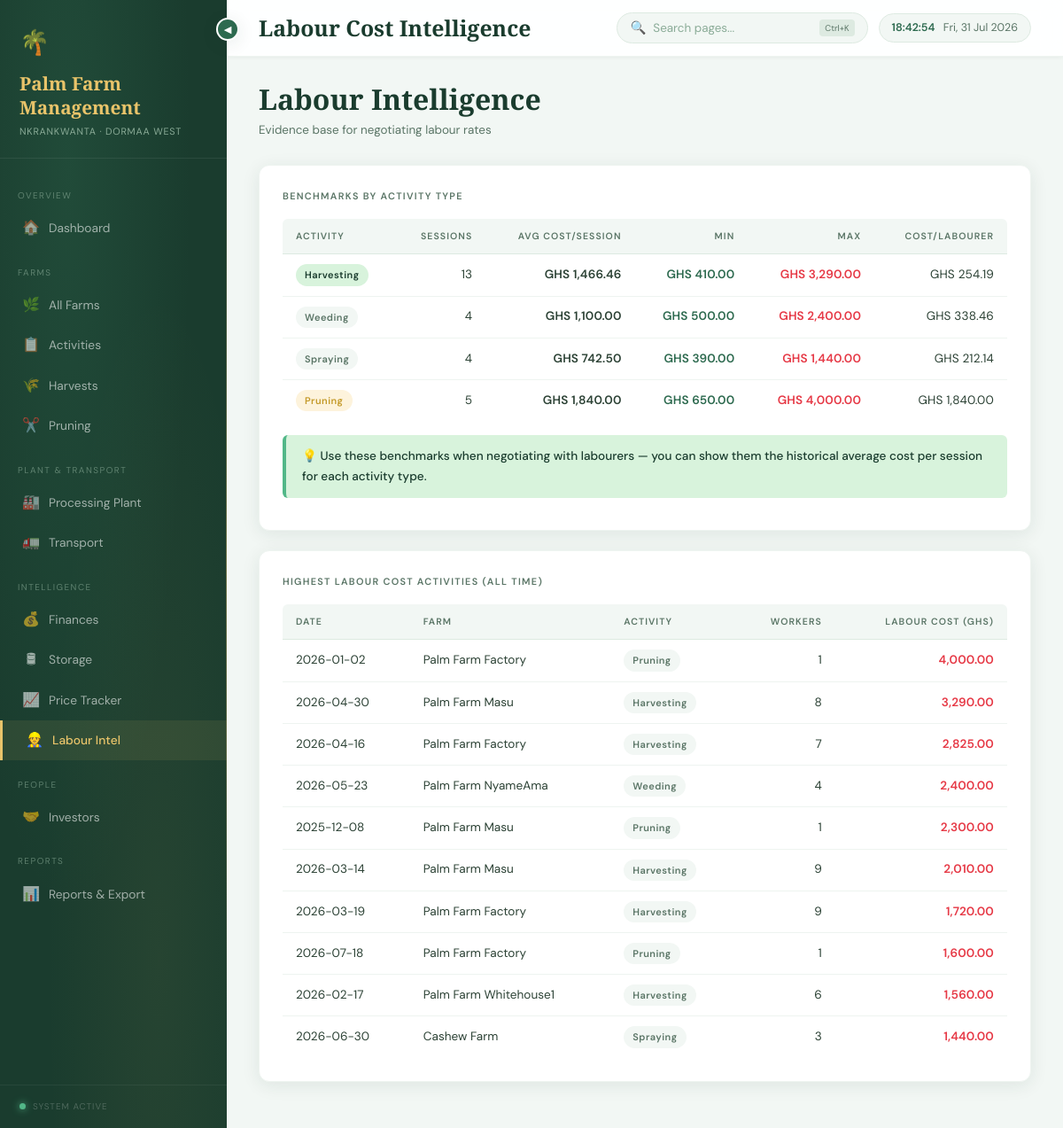
The page /labour/ on the database its author committed.
### tables this page shows
CREATE TABLE activities (
    id              INTEGER PRIMARY KEY AUTOINCREMENT,
    farm_id         INTEGER REFERENCES farms(id) ON DELETE CASCADE,
    date            DATE NOT NULL,
    activity_type   TEXT CHECK(activity_type IN (
                        'Harvesting','Weeding','Fertilising','Spraying',
                        'Pruning','Planting','Maintenance','Other'
                    )),
    description     TEXT,
    num_labourers   INTEGER DEFAULT 0,
    labour_cost     REAL DEFAULT 0,
    materials_used  TEXT,
    materials_cost  REAL DEFAULT 0,
    total_cost      REAL GENERATED ALWAYS AS (labour_cost + materials_cost) STORED,
    notes           TEXT
);

### routes/labour.py (the view)
@labour_bp.route('/')
def index():
    date_from = request.args.get('date_from', '')
    date_to   = request.args.get('date_to', '')
    benchmarks = []
    for act in ACTIVITY_TYPES:
        sql    = """
            SELECT
                COUNT(*) AS count,
                COALESCE(SUM(labour_cost),0) AS total_labour,
                COALESCE(SUM(num_labourers),0) AS total_labourers,
                COALESCE(AVG(labour_cost),0) AS avg_cost,
                COALESCE(MIN(labour_cost),0) AS min_cost,
                COALESCE(MAX(labour_cost),0) AS max_cost
            FROM activities
            WHERE activity_type=? AND labour_cost > 0
        """
        params = [act]
        if date_from:
            sql += " AND date>=?"; params.append(date_from)
        if date_to:
            sql += " AND date<=?"; params.append(date_to)
        row = query(sql, params, one=True)
        cost_per_labourer = 0
        if row['total_labourers'] and row['total_labourers'] > 0:
            cost_per_labourer = row['total_labour'] / row['total_labourers']
        benchmarks.append({
            'activity'         : act,
            'count'            : row['count'],
            'avg_cost'         : round(row['avg_cost'], 2),
            'min_cost'         : round(row['min_cost'], 2),
            'max_cost'         : round(row['max_cost'], 2),
            'cost_per_labourer': round(cost_per_labourer, 2),
        })
    farm_labour = query("""
        SELECT f.name AS farm_name, a.activity_type,
               COUNT(*) AS sessions,
               COALESCE(SUM(a.labour_cost),0) AS total_cost,
               COALESCE(SUM(a.num_labourers),0) AS total_labourers
        FROM activities a
        JOIN farms f ON f.id = a.farm_id
        WHERE a.labour_cost > 0
        GROUP BY f.id, a.activity_type
        ORDER BY f.name, a.activity_type
    """)
    recent = query("""
        SELECT a.*, f.name AS farm_name
        FROM activities a JOIN farms f ON f.id=a.farm_id
        WHERE a.labour_cost > 0
        ORDER BY a.labour_cost DESC LIMIT 10
    """)
    return render_template('labour/index.html',
        benchmarks  = benchmarks,
        farm_labour = farm_labour,
        recent      = recent,
        filters     = dict(date_from=date_from, date_to=date_to),
    )

### database/db.py (called while the page is built)
def get_connection():
    conn = sqlite3.connect(DB_PATH)
    conn.row_factory = sqlite3.Row
    conn.execute("PRAGMA foreign_keys = ON")
    return conn

def query(sql, params=(), one=False):
    conn = get_connection()
    cur = conn.execute(sql, params)
    rv = cur.fetchone() if one else cur.fetchall()
    conn.close()
    return rv

### templates/labour/index.html (shortened to what this page needs)
{% extends 'base.html' %}
{% block page_title %}Labour Cost Intelligence{% endblock %}
{% block content %}
<div class="page-header">
  <div><h2>Labour Intelligence</h2><p>Evidence base for negotiating labour rates</p></div>
</div>
<div class="card">
  <div class="card-title">Benchmarks by Activity Type</div>
  <div class="table-wrap"><table>
    <thead><tr><th>Activity</th><th class="text-right">Sessions</th><th class="text-right">Avg Cost/Session</th><th class="text-right">Min</th><th class="text-right">Max</th><th class="text-right">Cost/Labourer</th></tr></thead>
    <tbody>
    {% for b in benchmarks %}
    {% if b['count'] > 0 %}
    <tr>
      <td><span class="badge {% if b['activity']=='Harvesting' %}badge-green{% elif b['activity']=='Pruning' %}badge-gold{% else %}badge-grey{% endif %}">{{ b['activity'] }}</span></td>
      <td class="text-right mono">{{ b['count'] }}</td>
      <td class="text-right mono bold">GHS {{ '{:,.2f}'.format(b['avg_cost']) }}</td>
      <td class="text-right mono positive">GHS {{ '{:,.2f}'.format(b['min_cost']) }}</td>
      <td class="text-right mono negative">GHS {{ '{:,.2f}'.format(b['max_cost']) }}</td>
      <td class="text-right mono">GHS {{ '{:,.2f}'.format(b['cost_per_labourer']) }}</td>
    </tr>
    {% endif %}
    {% endfor %}
    </tbody>
  </table></div>
  <div class="alert alert-green mt-2">💡 Use these benchmarks when negotiating with labourers — you can show them the historical average cost per session for each activity type.</div>
</div>
<div class="card">
  <div class="card-title">Highest Labour Cost Activities (All Time)</div>
  <div class="table-wrap"><table>
    <thead><tr><th>Date</th><th>Farm</th><th>Activity</th><th class="text-right">Workers</th><th class="text-right">Labour Cost (GHS)</th></tr></thead>
    <tbody>{% for r in recent %}
    <tr>
      <td>{{ r['date'] }}</td><td>{{ r['farm_name'] }}</td>
      <td><span class="badge badge-grey">{{ r['activity_type'] }}</span></td>
      <td class="text-right mono">{{ r['num_labourers'] or '—' }}</td>
      <td class="text-right mono bold negative">{{ '{:,.2f}'.format(r['labour_cost']) }}</td>
    </tr>{% endfor %}</tbody>
  </table></div>
</div>
{% endblock %}

### templates/base.html (style rules this page uses)
:root { --green-dark: #1a3c2e; --green-mid: #2d6a4f; --green-light: #52b788; --green-pale: #d8f3dc; --green-wash: #eef7f1; --gold: #e9c46a; --gold-dark: #c49a2a; --gold-pale: #fdf3dc; --red: #e63946; --red-pale: #fdecea; --amber: #f4a261; --amber-pale: #fef0e0; --white: #ffffff; --off-white: #f8faf9; --surface: #f2f7f4; --border: #ddeae1; --border-soft: #eef4f0; --ink: #1a2e25; --ink-mid: #2c4235; --ink-soft: #5a7566; --ink-muted: #8aab97; --sidebar-w: 256px; --r-sm: 6px; --r: 12px; --r-lg: 18px; --shadow-sm: 0 1px 4px rgba(26,60,46,0.06); --shadow: 0 4px 20px rgba(26,60,46,0.09); --shadow-lg: 0 8px 40px rgba(26,60,46,0.13); --shadow-gold: 0 4px 20px rgba(196,154,42,0.2); }
*, *::before, *::after { box-sizing: border-box; margin: 0; padding: 0; }
html { scroll-behavior: smooth; }
body { font-family: 'DM Sans', sans-serif; background: var(--surface); color: var(--ink); display: flex; min-height: 100vh; font-size: 14px; line-height: 1.65; -webkit-font-smoothing: antialiased; }
.card { background: var(--white); border-radius: var(--r); box-shadow: var(--shadow); padding: 26px; margin-bottom: 22px; border: 1px solid var(--border-soft); transition: box-shadow 0.22s ease, transform 0.22s ease; position: relative; overflow: hidden; }
.card::before { content: ''; position: absolute; top: 0; left: 0; right: 0; height: 2px; background: linear-gradient(90deg, var(--green-mid), var(--gold), var(--green-mid)); transform: scaleX(0); transform-origin: left; transition: transform 0.3s ease; }
.card-title { font-size: 0.68rem; text-transform: uppercase; letter-spacing: 0.12em; color: var(--ink-soft); font-weight: 600; margin-bottom: 16px; }
.table-wrap { overflow-x: auto; border-radius: var(--r-sm); }
table { width: 100%; border-collapse: collapse; font-size: 0.85rem; }
thead th { background: var(--surface); color: var(--ink-soft); text-align: left; padding: 11px 15px; font-size: 0.66rem; text-transform: uppercase; letter-spacing: 0.1em; font-weight: 600; border-bottom: 1px solid var(--border); }
tbody tr { border-bottom: 1px solid var(--border-soft); transition: background 0.12s; }
tbody tr:last-child { border-bottom: none; }
tbody td { padding: 11px 15px; vertical-align: middle; color: var(--ink-mid); }
.text-right { text-align: right; }
.mono { font-variant-numeric: tabular-nums; letter-spacing: 0.01em; }
.badge { display: inline-flex; align-items: center; padding: 3px 10px; border-radius: 20px; font-size: 0.69rem; font-weight: 600; letter-spacing: 0.04em; }
.badge-green { background: var(--green-pale); color: var(--green-dark); }
.badge-grey { background: var(--surface); color: var(--ink-soft); }
.badge-gold { background: var(--gold-pale); color: var(--gold-dark); }
.page-header { display: flex; align-items: flex-start; justify-content: space-between; margin-bottom: 28px; }
.page-header h2 { font-family: 'Cormorant Garamond', serif; font-size: 2rem; font-weight: 600; color: var(--green-dark); line-height: 1.15; }
.page-header p { font-size: 0.84rem; color: var(--ink-soft); margin-top: 5px; }
.alert { padding: 13px 18px; border-radius: var(--r-sm); font-size: 0.85rem; margin-bottom: 10px; display: flex; align-items: flex-start; gap: 11px; border-left: 4px solid transparent; font-weight: 500; }
.alert-green { background: var(--green-pale); border-left-color: var(--green-light); color: var(--green-dark); }
.mt-2 { margin-top: 16px; }
.positive { color: var(--green-mid) !important; font-weight: 600; }
.negative { color: var(--red) !important; font-weight: 600; }
.bold { font-weight: 600; }

### rows shown on the page
activities: date "2026-01-02", farm_name "Palm Farm Factory", activity_type "Pruning", num_labourers "1", labour_cost "4,000.00"
activities: date "2026-04-30", farm_name "Palm Farm Masu", activity_type "Harvesting", num_labourers "8", labour_cost "3,290.00"
activities: date "2026-04-16", farm_name "Palm Farm Factory", activity_type "Harvesting", num_labourers "7", labour_cost "2,825.00"
activities: date "2026-05-23", farm_name "Palm Farm NyameAma", activity_type "Weeding", num_labourers "4", labour_cost "2,400.00"
activities: date "2025-12-08", farm_name "Palm Farm Masu", activity_type "Pruning", num_labourers "1", labour_cost "2,300.00"
activities: date "2026-03-14", farm_name "Palm Farm Masu", activity_type "Harvesting", num_labourers "9", labour_cost "2,010.00"
activities: date "2026-03-19", farm_name "Palm Farm Factory", activity_type "Harvesting", num_labourers "9", labour_cost "1,720.00"
activities: date "2026-07-18", farm_name "Palm Farm Factory", activity_type "Pruning", num_labourers "1", labour_cost "1,600.00"
activities: date "2026-02-17", farm_name "Palm Farm Whitehouse1", activity_type "Harvesting", num_labourers "6", labour_cost "1,560.00"
activities: date "2026-06-30", farm_name "Cashew Farm", activity_type "Spraying", num_labourers "3", labour_cost "1,440.00"

### other values the page prints
{{ b['activity'] }} "Harvesting" "Weeding" "Spraying" "Pruning"
{{ b['count'] }} "13" "4" "4" "5"
{{ '{:,.2f}'.format(b['avg_cost']) }} "1,466.46" "1,100.00" "742.50" "1,840.00"
{{ '{:,.2f}'.format(b['min_cost']) }} "410.00" "500.00" "390.00" "650.00"
{{ '{:,.2f}'.format(b['max_cost']) }} "3,290.00" "2,400.00" "1,440.00" "4,000.00"
{{ '{:,.2f}'.format(b['cost_per_labourer']) }} "254.19" "338.46" "212.14" "1,840.00"
